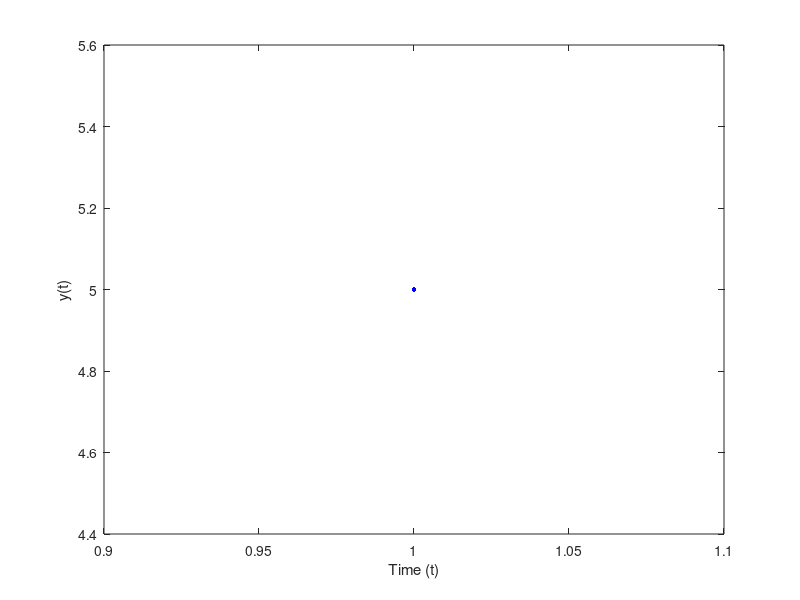

Write MATLAB code to recreate this figure.
%Script 1.11
%Descriptive statistics 2
 
TS=input('Give the time series_:');
 
Descriptive_results=[mean(TS)' std(TS)' var(TS)' skewness(TS)' kurtosis(TS)' median(TS)' max(TS)' min(TS)']
plot(TS,'b.-','MarkerSize',10)
xlabel('Time (t)'); 
ylabel('y(t)');
